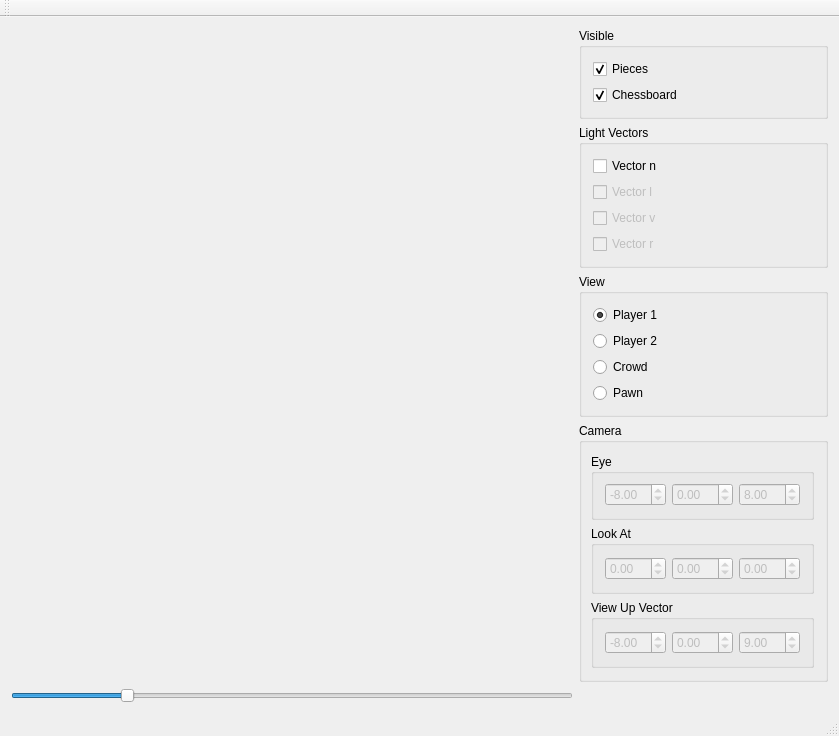
<?xml version="1.0" encoding="UTF-8"?>
<ui version="4.0">
 <class>MainWindow</class>
 <widget class="QMainWindow" name="MainWindow">
  <property name="geometry">
   <rect>
    <x>0</x>
    <y>0</y>
    <width>839</width>
    <height>723</height>
   </rect>
  </property>
  <property name="windowTitle">
   <string>MainWindow</string>
  </property>
  <widget class="QWidget" name="centralWidget">
   <layout class="QGridLayout" name="gridLayout">
    <item row="0" column="1">
     <layout class="QVBoxLayout" name="verticalLayout">
      <item>
       <widget class="QGroupBox" name="groupBoxVisible">
        <property name="title">
         <string>Visible</string>
        </property>
        <layout class="QVBoxLayout" name="verticalLayout_4">
         <item>
          <widget class="QCheckBox" name="checkBoxPieces">
           <property name="cursor">
            <cursorShape>ArrowCursor</cursorShape>
           </property>
           <property name="text">
            <string>Pieces</string>
           </property>
           <property name="checked">
            <bool>true</bool>
           </property>
          </widget>
         </item>
         <item>
          <widget class="QCheckBox" name="checkBoxChessboard">
           <property name="cursor">
            <cursorShape>ArrowCursor</cursorShape>
           </property>
           <property name="text">
            <string>Chessboard</string>
           </property>
           <property name="checked">
            <bool>true</bool>
           </property>
          </widget>
         </item>
        </layout>
       </widget>
      </item>
      <item>
       <widget class="QGroupBox" name="groupBoxLightVectors">
        <property name="title">
         <string>Light Vectors</string>
        </property>
        <layout class="QVBoxLayout" name="verticalLayout_5">
         <item>
          <widget class="QCheckBox" name="checkBoxVectorN">
           <property name="text">
            <string>Vector n</string>
           </property>
          </widget>
         </item>
         <item>
          <widget class="QCheckBox" name="checkBoxVectorL">
           <property name="enabled">
            <bool>false</bool>
           </property>
           <property name="text">
            <string>Vector l</string>
           </property>
          </widget>
         </item>
         <item>
          <widget class="QCheckBox" name="checkBoxVectorV">
           <property name="enabled">
            <bool>false</bool>
           </property>
           <property name="text">
            <string>Vector v</string>
           </property>
          </widget>
         </item>
         <item>
          <widget class="QCheckBox" name="checkBoxVectorR">
           <property name="enabled">
            <bool>false</bool>
           </property>
           <property name="text">
            <string>Vector r</string>
           </property>
          </widget>
         </item>
        </layout>
       </widget>
      </item>
      <item>
       <widget class="QGroupBox" name="groupBoxView">
        <property name="sizePolicy">
         <sizepolicy hsizetype="Preferred" vsizetype="MinimumExpanding">
          <horstretch>0</horstretch>
          <verstretch>0</verstretch>
         </sizepolicy>
        </property>
        <property name="title">
         <string>View</string>
        </property>
        <layout class="QVBoxLayout" name="verticalLayout_2">
         <item>
          <widget class="QRadioButton" name="radioButtonPlayer1">
           <property name="enabled">
            <bool>true</bool>
           </property>
           <property name="cursor">
            <cursorShape>ArrowCursor</cursorShape>
           </property>
           <property name="text">
            <string>Player 1</string>
           </property>
           <property name="checkable">
            <bool>true</bool>
           </property>
           <property name="checked">
            <bool>true</bool>
           </property>
          </widget>
         </item>
         <item>
          <widget class="QRadioButton" name="radioButtonPlayer2">
           <property name="sizePolicy">
            <sizepolicy hsizetype="Minimum" vsizetype="Fixed">
             <horstretch>0</horstretch>
             <verstretch>0</verstretch>
            </sizepolicy>
           </property>
           <property name="cursor">
            <cursorShape>ArrowCursor</cursorShape>
           </property>
           <property name="text">
            <string>Player 2</string>
           </property>
          </widget>
         </item>
         <item>
          <widget class="QRadioButton" name="radioButtonCrowd">
           <property name="cursor">
            <cursorShape>ArrowCursor</cursorShape>
           </property>
           <property name="text">
            <string>Crowd</string>
           </property>
          </widget>
         </item>
         <item>
          <widget class="QRadioButton" name="radioButtonPawn">
           <property name="cursor">
            <cursorShape>ArrowCursor</cursorShape>
           </property>
           <property name="text">
            <string>Pawn</string>
           </property>
          </widget>
         </item>
        </layout>
       </widget>
      </item>
      <item>
       <widget class="QGroupBox" name="groupBoxCamera">
        <property name="sizePolicy">
         <sizepolicy hsizetype="Preferred" vsizetype="MinimumExpanding">
          <horstretch>0</horstretch>
          <verstretch>0</verstretch>
         </sizepolicy>
        </property>
        <property name="title">
         <string>Camera</string>
        </property>
        <layout class="QVBoxLayout" name="verticalLayout_3">
         <property name="leftMargin">
          <number>9</number>
         </property>
         <item>
          <widget class="QGroupBox" name="groupBoxEye">
           <property name="sizePolicy">
            <sizepolicy hsizetype="Preferred" vsizetype="MinimumExpanding">
             <horstretch>0</horstretch>
             <verstretch>0</verstretch>
            </sizepolicy>
           </property>
           <property name="title">
            <string>Eye</string>
           </property>
           <layout class="QHBoxLayout" name="horizontalLayout_2">
            <property name="topMargin">
             <number>9</number>
            </property>
            <item>
             <widget class="QDoubleSpinBox" name="doubleSpinBoxEyeX">
              <property name="enabled">
               <bool>false</bool>
              </property>
              <property name="cursor">
               <cursorShape>ArrowCursor</cursorShape>
              </property>
              <property name="minimum">
               <double>-10.000000000000000</double>
              </property>
              <property name="maximum">
               <double>10.000000000000000</double>
              </property>
              <property name="singleStep">
               <double>0.250000000000000</double>
              </property>
              <property name="value">
               <double>-8.000000000000000</double>
              </property>
             </widget>
            </item>
            <item>
             <widget class="QDoubleSpinBox" name="doubleSpinBoxEyeY">
              <property name="enabled">
               <bool>false</bool>
              </property>
              <property name="minimum">
               <double>-10.000000000000000</double>
              </property>
              <property name="maximum">
               <double>10.000000000000000</double>
              </property>
              <property name="singleStep">
               <double>0.250000000000000</double>
              </property>
             </widget>
            </item>
            <item>
             <widget class="QDoubleSpinBox" name="doubleSpinBoxEyeZ">
              <property name="enabled">
               <bool>false</bool>
              </property>
              <property name="minimum">
               <double>-10.000000000000000</double>
              </property>
              <property name="maximum">
               <double>10.000000000000000</double>
              </property>
              <property name="singleStep">
               <double>0.250000000000000</double>
              </property>
              <property name="value">
               <double>8.000000000000000</double>
              </property>
             </widget>
            </item>
           </layout>
          </widget>
         </item>
         <item>
          <widget class="QGroupBox" name="groupBoxLookAt">
           <property name="sizePolicy">
            <sizepolicy hsizetype="Preferred" vsizetype="MinimumExpanding">
             <horstretch>0</horstretch>
             <verstretch>0</verstretch>
            </sizepolicy>
           </property>
           <property name="title">
            <string>Look At</string>
           </property>
           <layout class="QHBoxLayout" name="horizontalLayout">
            <item>
             <widget class="QDoubleSpinBox" name="doubleSpinBoxLookAtX">
              <property name="enabled">
               <bool>false</bool>
              </property>
              <property name="minimum">
               <double>-10.000000000000000</double>
              </property>
              <property name="maximum">
               <double>10.000000000000000</double>
              </property>
              <property name="singleStep">
               <double>0.250000000000000</double>
              </property>
             </widget>
            </item>
            <item>
             <widget class="QDoubleSpinBox" name="doubleSpinBoxLookAtY">
              <property name="enabled">
               <bool>false</bool>
              </property>
              <property name="minimum">
               <double>-10.000000000000000</double>
              </property>
              <property name="maximum">
               <double>10.000000000000000</double>
              </property>
              <property name="singleStep">
               <double>0.250000000000000</double>
              </property>
             </widget>
            </item>
            <item>
             <widget class="QDoubleSpinBox" name="doubleSpinBoxLookAtZ">
              <property name="enabled">
               <bool>false</bool>
              </property>
              <property name="minimum">
               <double>-10.000000000000000</double>
              </property>
              <property name="maximum">
               <double>10.000000000000000</double>
              </property>
              <property name="singleStep">
               <double>0.250000000000000</double>
              </property>
             </widget>
            </item>
           </layout>
          </widget>
         </item>
         <item>
          <widget class="QGroupBox" name="groupBoxViewUp">
           <property name="sizePolicy">
            <sizepolicy hsizetype="Preferred" vsizetype="MinimumExpanding">
             <horstretch>0</horstretch>
             <verstretch>0</verstretch>
            </sizepolicy>
           </property>
           <property name="title">
            <string>View Up Vector</string>
           </property>
           <layout class="QHBoxLayout" name="horizontalLayout_3">
            <item>
             <widget class="QDoubleSpinBox" name="doubleSpinBoxViewUpX">
              <property name="enabled">
               <bool>false</bool>
              </property>
              <property name="minimum">
               <double>-10.000000000000000</double>
              </property>
              <property name="maximum">
               <double>10.000000000000000</double>
              </property>
              <property name="singleStep">
               <double>0.250000000000000</double>
              </property>
              <property name="value">
               <double>-8.000000000000000</double>
              </property>
             </widget>
            </item>
            <item>
             <widget class="QDoubleSpinBox" name="doubleSpinBoxViewUpY">
              <property name="enabled">
               <bool>false</bool>
              </property>
              <property name="minimum">
               <double>-10.000000000000000</double>
              </property>
              <property name="maximum">
               <double>10.000000000000000</double>
              </property>
              <property name="singleStep">
               <double>0.250000000000000</double>
              </property>
             </widget>
            </item>
            <item>
             <widget class="QDoubleSpinBox" name="doubleSpinBoxViewUpZ">
              <property name="enabled">
               <bool>false</bool>
              </property>
              <property name="minimum">
               <double>-10.000000000000000</double>
              </property>
              <property name="maximum">
               <double>10.000000000000000</double>
              </property>
              <property name="singleStep">
               <double>0.250000000000000</double>
              </property>
              <property name="value">
               <double>9.000000000000000</double>
              </property>
             </widget>
            </item>
           </layout>
          </widget>
         </item>
        </layout>
       </widget>
      </item>
     </layout>
    </item>
    <item row="0" column="0">
     <widget class="PbGLWidget" name="widgetGLWidget" native="true">
      <property name="sizePolicy">
       <sizepolicy hsizetype="MinimumExpanding" vsizetype="Preferred">
        <horstretch>0</horstretch>
        <verstretch>0</verstretch>
       </sizepolicy>
      </property>
     </widget>
    </item>
    <item row="1" column="0">
     <widget class="QSlider" name="horizontalSliderNormalSize">
      <property name="enabled">
       <bool>true</bool>
      </property>
      <property name="cursor">
       <cursorShape>OpenHandCursor</cursorShape>
      </property>
      <property name="mouseTracking">
       <bool>false</bool>
      </property>
      <property name="layoutDirection">
       <enum>Qt::LeftToRight</enum>
      </property>
      <property name="minimum">
       <number>0</number>
      </property>
      <property name="maximum">
       <number>500</number>
      </property>
      <property name="singleStep">
       <number>1</number>
      </property>
      <property name="value">
       <number>100</number>
      </property>
      <property name="orientation">
       <enum>Qt::Horizontal</enum>
      </property>
     </widget>
    </item>
   </layout>
  </widget>
  <widget class="QMenuBar" name="menuBar">
   <property name="geometry">
    <rect>
     <x>0</x>
     <y>0</y>
     <width>839</width>
     <height>25</height>
    </rect>
   </property>
  </widget>
  <widget class="QToolBar" name="mainToolBar">
   <attribute name="toolBarArea">
    <enum>TopToolBarArea</enum>
   </attribute>
   <attribute name="toolBarBreak">
    <bool>false</bool>
   </attribute>
  </widget>
  <widget class="QStatusBar" name="statusBar"/>
 </widget>
 <layoutdefault spacing="6" margin="11"/>
 <customwidgets>
  <customwidget>
   <class>PbGLWidget</class>
   <extends>QWidget</extends>
   <header location="global">PbGLWidget.h</header>
   <container>1</container>
  </customwidget>
 </customwidgets>
 <resources/>
 <connections>
  <connection>
   <sender>radioButtonCrowd</sender>
   <signal>clicked()</signal>
   <receiver>MainWindow</receiver>
   <slot>updateView()</slot>
   <hints>
    <hint type="sourcelabel">
     <x>809</x>
     <y>390</y>
    </hint>
    <hint type="destinationlabel">
     <x>791</x>
     <y>231</y>
    </hint>
   </hints>
  </connection>
  <connection>
   <sender>radioButtonPawn</sender>
   <signal>clicked()</signal>
   <receiver>MainWindow</receiver>
   <slot>updateView()</slot>
   <hints>
    <hint type="sourcelabel">
     <x>809</x>
     <y>418</y>
    </hint>
    <hint type="destinationlabel">
     <x>761</x>
     <y>260</y>
    </hint>
   </hints>
  </connection>
  <connection>
   <sender>radioButtonPlayer2</sender>
   <signal>clicked()</signal>
   <receiver>MainWindow</receiver>
   <slot>updateView()</slot>
   <hints>
    <hint type="sourcelabel">
     <x>809</x>
     <y>362</y>
    </hint>
    <hint type="destinationlabel">
     <x>803</x>
     <y>202</y>
    </hint>
   </hints>
  </connection>
  <connection>
   <sender>radioButtonPlayer1</sender>
   <signal>clicked()</signal>
   <receiver>MainWindow</receiver>
   <slot>updateView()</slot>
   <hints>
    <hint type="sourcelabel">
     <x>809</x>
     <y>334</y>
    </hint>
    <hint type="destinationlabel">
     <x>771</x>
     <y>176</y>
    </hint>
   </hints>
  </connection>
  <connection>
   <sender>doubleSpinBoxEyeX</sender>
   <signal>valueChanged(double)</signal>
   <receiver>MainWindow</receiver>
   <slot>updateCamera()</slot>
   <hints>
    <hint type="sourcelabel">
     <x>690</x>
     <y>516</y>
    </hint>
    <hint type="destinationlabel">
     <x>753</x>
     <y>317</y>
    </hint>
   </hints>
  </connection>
  <connection>
   <sender>doubleSpinBoxEyeY</sender>
   <signal>valueChanged(double)</signal>
   <receiver>MainWindow</receiver>
   <slot>updateCamera()</slot>
   <hints>
    <hint type="sourcelabel">
     <x>745</x>
     <y>516</y>
    </hint>
    <hint type="destinationlabel">
     <x>741</x>
     <y>323</y>
    </hint>
   </hints>
  </connection>
  <connection>
   <sender>doubleSpinBoxEyeZ</sender>
   <signal>valueChanged(double)</signal>
   <receiver>MainWindow</receiver>
   <slot>updateCamera()</slot>
   <hints>
    <hint type="sourcelabel">
     <x>800</x>
     <y>516</y>
    </hint>
    <hint type="destinationlabel">
     <x>752</x>
     <y>356</y>
    </hint>
   </hints>
  </connection>
  <connection>
   <sender>doubleSpinBoxLookAtZ</sender>
   <signal>valueChanged(double)</signal>
   <receiver>MainWindow</receiver>
   <slot>updateCamera()</slot>
   <hints>
    <hint type="sourcelabel">
     <x>800</x>
     <y>583</y>
    </hint>
    <hint type="destinationlabel">
     <x>740</x>
     <y>422</y>
    </hint>
   </hints>
  </connection>
  <connection>
   <sender>doubleSpinBoxLookAtY</sender>
   <signal>valueChanged(double)</signal>
   <receiver>MainWindow</receiver>
   <slot>updateCamera()</slot>
   <hints>
    <hint type="sourcelabel">
     <x>745</x>
     <y>583</y>
    </hint>
    <hint type="destinationlabel">
     <x>743</x>
     <y>403</y>
    </hint>
   </hints>
  </connection>
  <connection>
   <sender>doubleSpinBoxLookAtX</sender>
   <signal>valueChanged(double)</signal>
   <receiver>MainWindow</receiver>
   <slot>updateCamera()</slot>
   <hints>
    <hint type="sourcelabel">
     <x>690</x>
     <y>583</y>
    </hint>
    <hint type="destinationlabel">
     <x>740</x>
     <y>395</y>
    </hint>
   </hints>
  </connection>
  <connection>
   <sender>doubleSpinBoxViewUpX</sender>
   <signal>valueChanged(double)</signal>
   <receiver>MainWindow</receiver>
   <slot>updateCamera()</slot>
   <hints>
    <hint type="sourcelabel">
     <x>690</x>
     <y>650</y>
    </hint>
    <hint type="destinationlabel">
     <x>744</x>
     <y>475</y>
    </hint>
   </hints>
  </connection>
  <connection>
   <sender>doubleSpinBoxViewUpY</sender>
   <signal>valueChanged(double)</signal>
   <receiver>MainWindow</receiver>
   <slot>updateCamera()</slot>
   <hints>
    <hint type="sourcelabel">
     <x>745</x>
     <y>650</y>
    </hint>
    <hint type="destinationlabel">
     <x>739</x>
     <y>470</y>
    </hint>
   </hints>
  </connection>
  <connection>
   <sender>doubleSpinBoxViewUpZ</sender>
   <signal>valueChanged(double)</signal>
   <receiver>MainWindow</receiver>
   <slot>updateCamera()</slot>
   <hints>
    <hint type="sourcelabel">
     <x>800</x>
     <y>650</y>
    </hint>
    <hint type="destinationlabel">
     <x>828</x>
     <y>484</y>
    </hint>
   </hints>
  </connection>
  <connection>
   <sender>checkBoxChessboard</sender>
   <signal>clicked()</signal>
   <receiver>MainWindow</receiver>
   <slot>updateVisible()</slot>
   <hints>
    <hint type="sourcelabel">
     <x>809</x>
     <y>122</y>
    </hint>
    <hint type="destinationlabel">
     <x>828</x>
     <y>112</y>
    </hint>
   </hints>
  </connection>
  <connection>
   <sender>checkBoxPieces</sender>
   <signal>clicked()</signal>
   <receiver>MainWindow</receiver>
   <slot>updateVisible()</slot>
   <hints>
    <hint type="sourcelabel">
     <x>809</x>
     <y>94</y>
    </hint>
    <hint type="destinationlabel">
     <x>828</x>
     <y>88</y>
    </hint>
   </hints>
  </connection>
  <connection>
   <sender>horizontalSliderNormalSize</sender>
   <signal>valueChanged(int)</signal>
   <receiver>MainWindow</receiver>
   <slot>normalSize(int)</slot>
   <hints>
    <hint type="sourcelabel">
     <x>239</x>
     <y>697</y>
    </hint>
    <hint type="destinationlabel">
     <x>231</x>
     <y>602</y>
    </hint>
   </hints>
  </connection>
  <connection>
   <sender>checkBoxVectorN</sender>
   <signal>clicked()</signal>
   <receiver>MainWindow</receiver>
   <slot>updateLightVectors()</slot>
   <hints>
    <hint type="sourcelabel">
     <x>809</x>
     <y>179</y>
    </hint>
    <hint type="destinationlabel">
     <x>828</x>
     <y>175</y>
    </hint>
   </hints>
  </connection>
  <connection>
   <sender>checkBoxVectorL</sender>
   <signal>clicked()</signal>
   <receiver>MainWindow</receiver>
   <slot>updateLightVectors()</slot>
   <hints>
    <hint type="sourcelabel">
     <x>809</x>
     <y>203</y>
    </hint>
    <hint type="destinationlabel">
     <x>828</x>
     <y>201</y>
    </hint>
   </hints>
  </connection>
  <connection>
   <sender>checkBoxVectorV</sender>
   <signal>clicked()</signal>
   <receiver>MainWindow</receiver>
   <slot>updateLightVectors()</slot>
   <hints>
    <hint type="sourcelabel">
     <x>809</x>
     <y>231</y>
    </hint>
    <hint type="destinationlabel">
     <x>828</x>
     <y>232</y>
    </hint>
   </hints>
  </connection>
  <connection>
   <sender>checkBoxVectorR</sender>
   <signal>clicked()</signal>
   <receiver>MainWindow</receiver>
   <slot>updateLightVectors()</slot>
   <hints>
    <hint type="sourcelabel">
     <x>809</x>
     <y>262</y>
    </hint>
    <hint type="destinationlabel">
     <x>828</x>
     <y>259</y>
    </hint>
   </hints>
  </connection>
 </connections>
 <slots>
  <slot>updateCamera()</slot>
  <slot>updateView()</slot>
  <slot>updateVisible()</slot>
  <slot>rotateCamera()</slot>
  <slot>rotateCamera(int)</slot>
  <slot>normalSize(int)</slot>
  <slot>updateLightVectors()</slot>
 </slots>
</ui>
